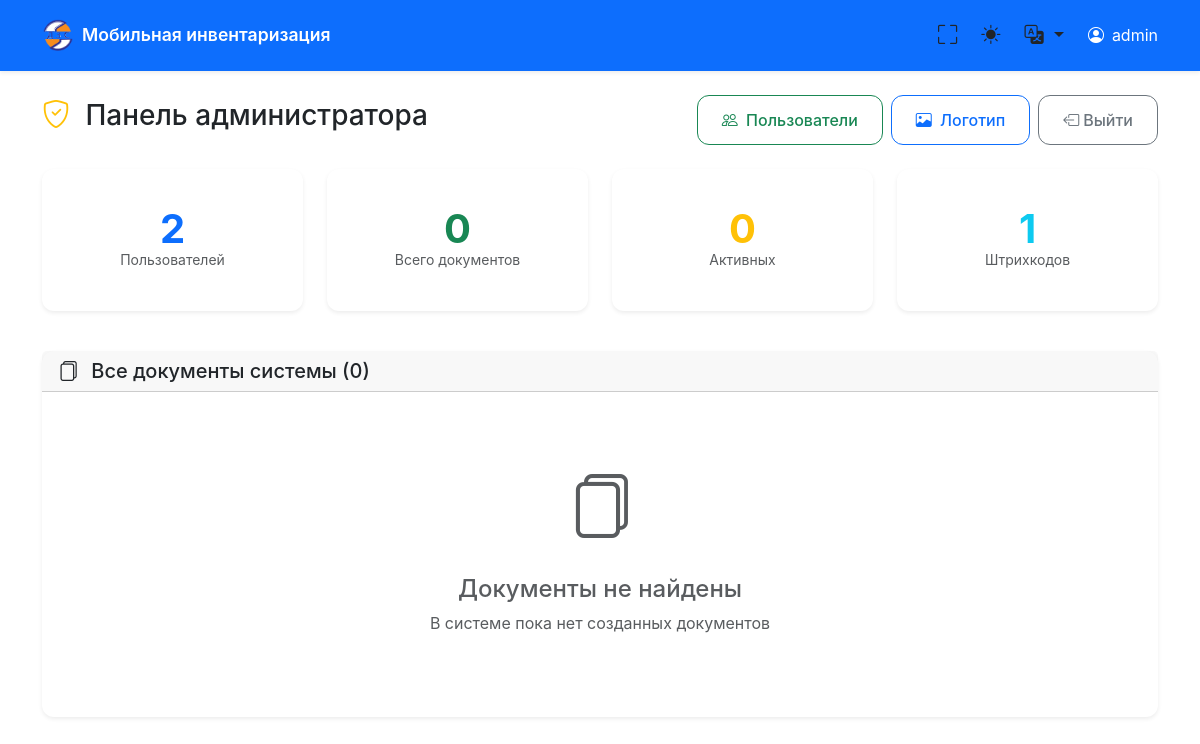
The page /admin/2 on the database as committed earlier.
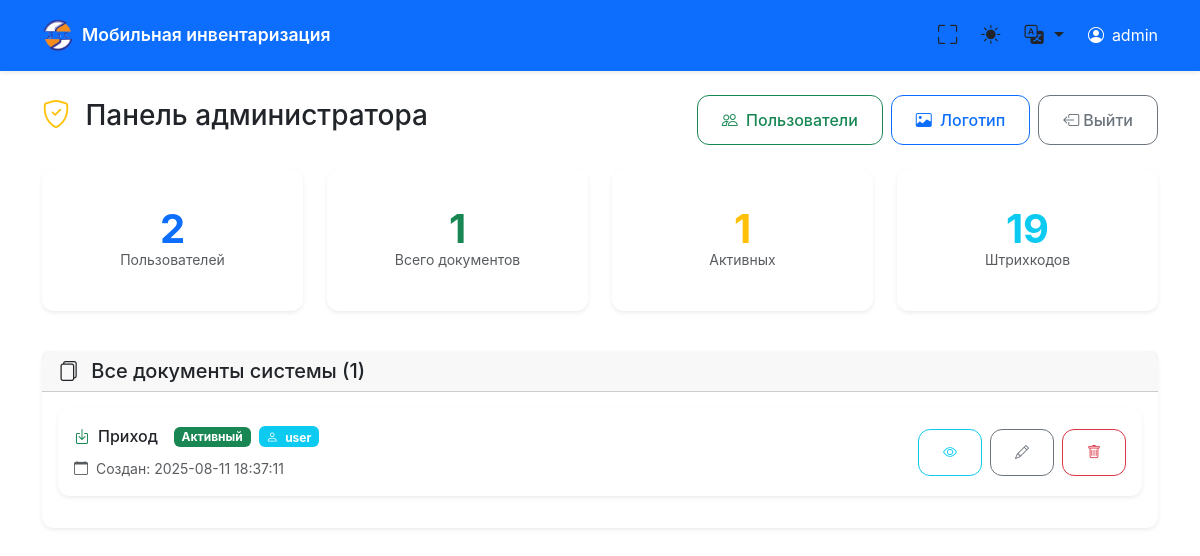
The same page on the database as committed later.
### tables this page shows
CREATE TABLE users (
            id INTEGER PRIMARY KEY AUTOINCREMENT,
            name TEXT UNIQUE NOT NULL,
            created_at TEXT NOT NULL
        );

CREATE TABLE documents (
            id INTEGER PRIMARY KEY AUTOINCREMENT,
            user_id INTEGER NOT NULL,
            doc_type TEXT NOT NULL,
            status TEXT NOT NULL DEFAULT 'active',
            created_at TEXT NOT NULL,
            closed_at TEXT, comment TEXT DEFAULT '',
            FOREIGN KEY (user_id) REFERENCES users (id)
        );

### main.py (the view)
@app.get("/admin/{user_id}", response_class=HTMLResponse)
async def admin_panel(request: Request, user_id: int):
    conn = get_db_connection()
    cursor = conn.cursor()
    cursor.execute("SELECT * FROM users WHERE id = ?", (user_id,))
    user = cursor.fetchone()
    if not user or not is_admin(dict(user)['name']):
        conn.close()
        raise HTTPException(status_code=403, detail="Доступ запрещен")
    all_documents = get_all_documents()
    all_users = get_all_users()
    cursor.execute("SELECT COUNT(*) FROM users")
    total_users = cursor.fetchone()[0]
    cursor.execute("SELECT COUNT(*) FROM documents")
    total_documents = cursor.fetchone()[0]
    cursor.execute("SELECT COUNT(*) FROM documents WHERE status = 'active'")
    active_documents = cursor.fetchone()[0]
    cursor.execute("SELECT COUNT(*) FROM barcodes")
    total_barcodes = cursor.fetchone()[0]
    conn.close()
    current_lang = get_user_language(request)
    locale = load_locale(current_lang)
    return templates.TemplateResponse("admin.html", {
        "request": request,
        "user": dict(user),
        "documents": all_documents,
        "users": all_users,
        "stats": {
            "total_users": total_users,
            "total_documents": total_documents,
            "active_documents": active_documents,
            "total_barcodes": total_barcodes
        },
        "locale": locale,
        "current_lang": current_lang
    })

### templates/admin.html (shortened to what this page needs)
{% extends "base.html" %}
{% block content %}
<div class="row">
    <div class="col-12">
        <div class="d-flex justify-content-between align-items-center mb-4">
            <h1 class="h3">
                <i class="bi bi-shield-check text-warning me-2"></i>
                Панель администратора
            </h1>
            <div class="d-flex gap-2">
                <button class="btn btn-outline-success" data-bs-toggle="modal" data-bs-target="#usersModal">
                    <i class="bi bi-people me-1"></i>
                    <span class="d-none d-sm-inline">Пользователи</span>
                </button>
                <button class="btn btn-outline-primary" data-bs-toggle="modal" data-bs-target="#logoModal">
                    <i class="bi bi-image me-1"></i>
                    <span class="d-none d-sm-inline">Логотип</span>
                </button>
                <a href="/" class="btn btn-outline-secondary d-none d-md-inline-flex">
                    <i class="bi bi-box-arrow-left me-1"></i>
                    Выйти
                </a>
            </div>
        </div>
    </div>
</div>
<div class="row mb-4">
    <div class="col-6 col-md-3 mb-3">
        <div class="card stats-card border-primary">
            <div class="card-body text-center">
                <div class="stats-number text-primary">{{ stats.total_users }}</div>
                <p class="text-muted mb-0 small">Пользователей</p>
            </div>
        </div>
    </div>
    <div class="col-6 col-md-3 mb-3">
        <div class="card stats-card border-success">
            <div class="card-body text-center">
                <div class="stats-number text-success">{{ stats.total_documents }}</div>
                <p class="text-muted mb-0 small">Всего документов</p>
            </div>
        </div>
    </div>
    <div class="col-6 col-md-3 mb-3">
        <div class="card stats-card border-warning">
            <div class="card-body text-center">
                <div class="stats-number text-warning">{{ stats.active_documents }}</div>
                <p class="text-muted mb-0 small">Активных</p>
            </div>
        </div>
    </div>
    <div class="col-6 col-md-3 mb-3">
        <div class="card stats-card border-info">
            <div class="card-body text-center">
                <div class="stats-number text-info">{{ stats.total_barcodes }}</div>
                <p class="text-muted mb-0 small">Штрихкодов</p>
            </div>
        </div>
    </div>
</div>
<div class="row">
    <div class="col-12">
        <div class="card">
            <div class="card-header">
                <h5 class="mb-0">
                    <i class="bi bi-files me-2"></i>
                    Все документы системы ({{ documents|length }})
                </h5>
            </div>
            <div class="card-body">
                {% if documents %}
                <div class="row">
                    {% for doc in documents %}
                    <div class="col-12 mb-3">
                        <div class="card {{ 'border-success' if doc.status == 'active' else 'border-secondary' }}">
                            <div class="card-body">
                                <div class="row align-items-center">
                                    <div class="col-md-8">
                                        <div class="d-flex align-items-center mb-2">
                                            {% if doc.doc_type == 'Инвентаризация' %}
                                                <i class="bi bi-clipboard-check text-primary me-2"></i>
                                            {% elif doc.doc_type == 'Приход' %}
                                                <i class="bi bi-box-arrow-in-down text-success me-2"></i>
                                            {% else %}
                                                <i class="bi bi-box-arrow-up text-danger me-2"></i>
                                            {% endif %}
                                            <h6 class="mb-0 me-3">{{ doc.doc_type }}</h6>
                                            {% if doc.status == 'active' %}
                                                <span class="badge bg-success">Активный</span>
                                            {% else %}
                                                <span class="badge bg-secondary">Закрыт</span>
                                            {% endif %}
                                            <span class="badge bg-info ms-2">
                                                <i class="bi bi-person me-1"></i>
                                                {{ doc.user_name }}
                                            </span>
                                        </div>
                                        <div class="small text-muted">
                                            <i class="bi bi-calendar me-1"></i>
                                            Создан: {{ doc.created_at[:19].replace('T', ' ') }}
                                        </div>
                                    </div>
                                    <div class="col-md-4">
                                        <div class="d-flex flex-wrap gap-2 justify-content-md-end">
                                            <a href="/admin/document/{{ user.id }}/{{ doc.id }}"
                                               class="btn btn-sm btn-outline-info"
                                               title="Просмотреть документ">
                                                <i class="bi bi-eye"></i>
                                            </a>
                                            <button class="btn btn-sm btn-outline-secondary"
                                                    onclick="editComment({{ doc.id }}, '{{ doc.comment|e }}')"
                                                    title="Редактировать комментарий">
                                                <i class="bi bi-pencil"></i>
                                            </button>
                                            <form method="post" action="/admin/delete_document/{{ user.id }}" class="d-inline">
                                                <button type="submit" class="btn btn-sm btn-outline-danger"
                                                        onclick="return confirm('Удалить документ пользователя {{ doc.user_name }}? Это действие нельзя отменить!')"
                                                        title="Удалить документ">
                                                    <i class="bi bi-trash"></i>
                                                </button>
                                            </form>
                                        </div>
                                    </div>
                                </div>
                            </div>
                        </div>
                    </div>
                    {% endfor %}
                </div>
                {% else %}
                <div class="text-center py-5">
                    <i class="bi bi-files text-muted" style="font-size: 4rem;"></i>
                    <h4 class="text-muted mt-3">Документы не найдены</h4>
                    <p class="text-muted">В системе пока нет созданных документов</p>
                </div>
                {% endif %}
            </div>
        </div>
    </div>
</div>
{% endblock %}

### templates/base.html (shortened to what this page needs)
<!DOCTYPE html>
<html lang="ru" data-bs-theme="light">
<head>
    <link href="https://cdn.jsdelivr.net/npm/bootstrap@5.3.2/dist/css/bootstrap.min.css" rel="stylesheet">
    <link href="https://cdn.jsdelivr.net/npm/bootstrap-icons@1.11.0/font/bootstrap-icons.css" rel="stylesheet">
</head>
<body>
    <nav class="navbar navbar-expand-lg navbar-dark bg-primary">
        <div class="container">
            <div class="d-flex align-items-center">
                <img src="/logo" alt="Логотип" class="logo-svg"
                     style="width: 32px; height: 32px; margin-right: 0.5rem; object-fit: contain;">
                <a class="navbar-brand" href="/">
                    {{ locale.get('app_name', 'Мобильная инвентаризация') }}
                </a>
            </div>
            <div class="d-flex align-items-center">
                <button class="theme-toggle me-2" onclick="toggleFullscreen()" title="Полноэкранный режим">
                    <i class="bi bi-fullscreen" id="fullscreen-icon"></i>
                </button>
                <button class="theme-toggle me-2" onclick="toggleTheme()" title="Переключить тему">
                    <i class="bi bi-sun-fill" id="theme-icon"></i>
                </button>
                <div class="dropdown me-3">
                    <button class="theme-toggle dropdown-toggle" type="button" data-bs-toggle="dropdown" title="Язык">
                        <i class="bi bi-translate"></i>
                    </button>
                </div>
                {% if user %}
                <div class="d-flex align-items-center text-white">
                    <i class="bi bi-person-circle me-2"></i>
                    <span class="d-none d-md-inline">{{ user.name }}</span>
                </div>
                {% endif %}
            </div>
        </div>
    </nav>
    <main class="container mt-4 fade-in">
        {% block content %}{% endblock %}
    </main>
</body>
</html>

### templates/base.html (style rules this page uses)
:root { --primary-color: #0d6efd; --secondary-color: #6c757d; --success-color: #198754; --danger-color: #dc3545; --warning-color: #ffc107; --info-color: #0dcaf0; --light-color: #f8f9fa; --dark-color: #212529; --border-radius: 0.75rem; --box-shadow: 0 0.125rem 0.25rem rgba(0, 0, 0, 0.075); --box-shadow-lg: 0 0.5rem 1rem rgba(0, 0, 0, 0.15); }
body { font-family: -apple-system, BlinkMacSystemFont, 'Segoe UI', Roboto, 'Helvetica Neue', Arial, sans-serif; line-height: 1.6; -webkit-font-smoothing: antialiased; -moz-osx-font-smoothing: grayscale; padding-bottom: env(safe-area-inset-bottom); }
.navbar { box-shadow: var(--box-shadow); padding: 0.75rem 0; }
.navbar-brand { font-weight: 600; font-size: 1.1rem; }
.logo-svg { width: 32px; height: 32px; margin-right: 0.5rem; color: currentColor; }
.card { border: none; box-shadow: var(--box-shadow); border-radius: var(--border-radius); transition: all 0.2s ease; }
.btn { border-radius: var(--border-radius); font-weight: 500; padding: 0.75rem 1.5rem; transition: all 0.2s ease; }
.theme-toggle { border: none; background: none; color: inherit; font-size: 1.2rem; padding: 0.5rem; border-radius: 50%; transition: all 0.2s ease; }
.stats-card { text-align: center; padding: 1.5rem; }
.stats-number { font-size: 2.5rem; font-weight: 700; line-height: 1; }
.fade-in { animation: fadeIn 0.3s ease-in; }

Rows that differ between the two databases and show on the page:
added documents: doc_type "Приход", status "Активный", user_name "user", created_at "2025-08-11 18:37:11"
Other text that changed with them:
{{ stats.total_documents }}: "0" → "1"
{{ stats.active_documents }}: "0" → "1"
{{ stats.total_barcodes }}: "1" → "19"
{{ documents|length }}: "0" → "1"
text no longer shown: "Документы не найдены В системе пока нет созданных документов"
